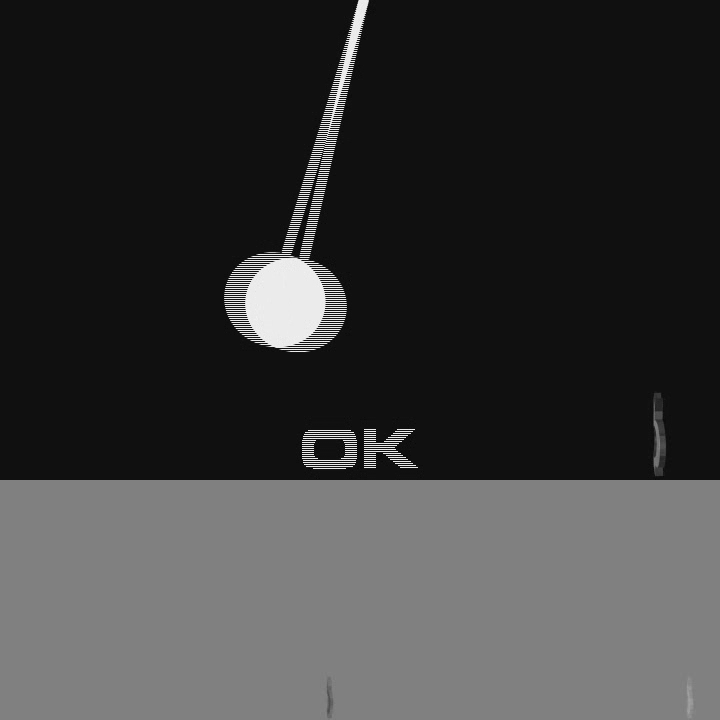
#> input picture data/elementary/pendulum/430.pgm, 720 x 720 px, found by its file name
$ jupyter execute tests.ipynb
#> lines starting #> are read from the running program, lines starting #| are printed output that depends on the picture
[cell 1]
import numpy as np
import matplotlib.pyplot as plt
import os

[cell 2]
print("Current launch location: ", os.getcwd())

[cell 3]
filename = "../data/elementary/lci/430.pgm"

with open(filename, "rb") as f:
    # read the header
    header = f.readline()
    assert header == b"P5\n"

    # read the size
    size = f.readline()
    width, height = [int(x) for x in size.split()]

    # read the max value
    maxval = f.readline()
    assert maxval == b"255\n"

    # read the data
    data = f.read()

    # convert the data to a numpy array
    img = np.frombuffer(data, dtype=np.uint8)
    img = img.reshape((height, width))

[cell 4]
img = plt.imread(filename).astype(np.uint8)
#> img is the input picture: shape (720, 720); min 4, max 246, mean 58.3
print("Image size: ", img.shape)
#| Image size:  (720, 720)
plt.imshow(img, cmap="gray")

[cell 5]
def read_yuv_pgm(img, width, height):
    """
    Reads a YUV PGM file into a np array.
    """
#> called with width = 720, height = 720
    y_width = width
    y_height = height * 2 // 3
    uv_width = width // 2

    y = img[:y_height, :y_width]
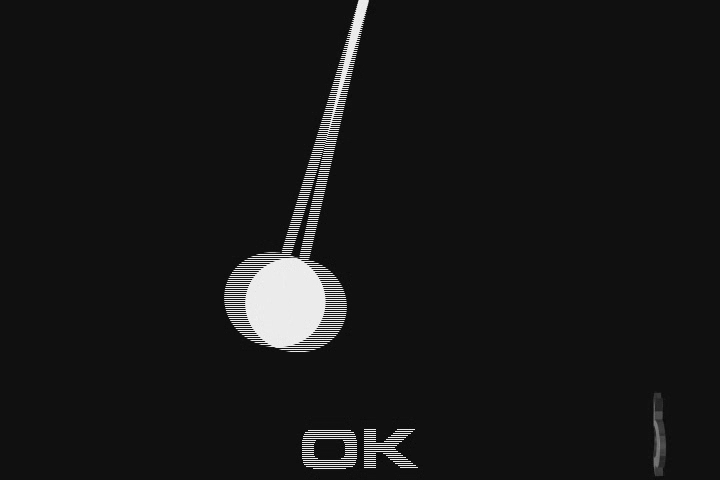
#> y: shape (480, 720); min 4, max 246, mean 23.5

    u = img[y_height:, :uv_width]
    v = img[y_height:, uv_width:]

    u = np.repeat(u, 2, axis=0)
#> u: shape (480, 360)
    v = np.repeat(v, 2, axis=0)
#> v: shape (480, 360)

    u = np.repeat(u, 2, axis=1)
#> u: shape (480, 720)
    v = np.repeat(v, 2, axis=1)
#> v: shape (480, 720)

    return np.dstack((y, u, v)).astype(np.uint8)
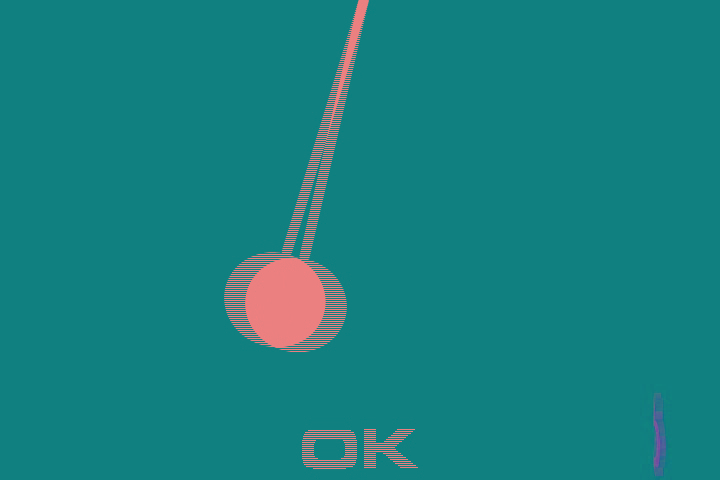
#> returned value: shape (480, 720, 3); mean of channels 0, 1, 2 23.5, 127.9, 128; drawn as R, G, B

YUV_img = read_yuv_pgm(img, width, height)
print("YUV image size: ", YUV_img.shape)
#| YUV image size:  (480, 720, 3)

[cell 6]
plt.figure(figsize=(15, 5))
plt.subplot(1, 3, 1)
plt.imshow(YUV_img[:, :, 0], cmap="gray")
plt.subplot(1, 3, 2)
plt.imshow(YUV_img[:, :, 1], cmap="gray")
plt.subplot(1, 3, 3)
plt.imshow(YUV_img[:, :, 2], cmap="gray")
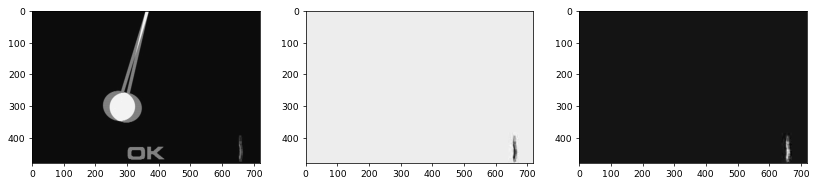
#> figure drawn by matplotlib, 3 panels

[cell 7]
def yuv_to_rgb(yuv_img):
    """
    Converts a YUV image to RGB.
    """
    y = yuv_img[:, :, 0].astype(np.float32)
    u = yuv_img[:, :, 1].astype(np.float32)
    v = yuv_img[:, :, 2].astype(np.float32)

    r = np.clip(y + 1.402 * (v - 128), 0, 255)
    g = np.clip(y - 0.344136 * (u - 128) - 0.714136 * (v - 128), 0, 255)
    b = np.clip(y + 1.772 * (u - 128), 0, 255)

    return np.stack((r, g, b), axis=-1).astype(np.uint8)

RGB_img = yuv_to_rgb(YUV_img)
plt.imshow(RGB_img)
